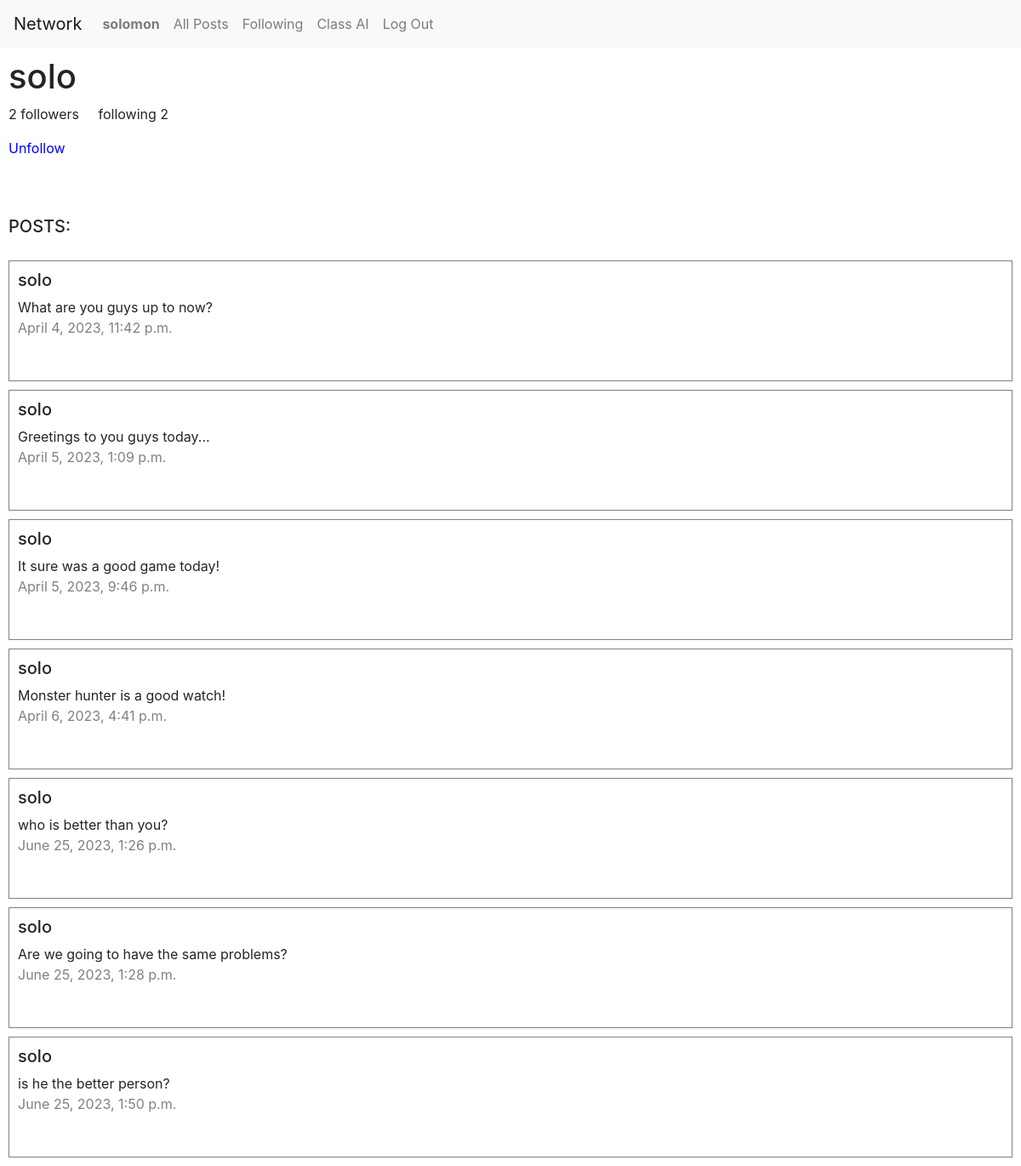
The app's page /unfollow/1/ (signed in) with its own data.
### network/models.py (models this page shows, shortened)
class User(AbstractUser):
    pass

class Post(models.Model):
    text = models.TextField(default='')
    user = models.ForeignKey(User, on_delete=models.CASCADE)
    created_at = models.DateTimeField(auto_now_add=True)

### network/views.py (the view)
# urls.py: path("unfollow/<int:id>/", views.unfollow, name="unfollow"),
def unfollow(request, id):
    try:
        if request.method == "POST":
            profile = User.objects.get(pk=id)
            follower = Follow.objects.filter(follower=request.user, following=profile)
            follower.delete()
            return JsonResponse({'success': True})
        else:
            profile = User.objects.get(pk=id)
            posts = Post.objects.all().filter(user=profile)
            followings = Follow.objects.all().filter(follower=request.user, following=profile).exists()
            followers = Follow.objects.all().filter(following=profile)
            following = Follow.objects.all().filter(follower=profile)
            return render(request, "network/profile.html", {"posts":posts, "profile":profile, "followings":followings, "followers":followers.count(), "following":following.count()})
    except Exception as e:
        return JsonResponse({'success': False, 'error': str(e)})

### network/templates/network/profile.html (shortened to what this page needs)
{% extends "network/layout.html" %}
{% load static %}
{% block body %}
<div id="heading-align">
    <h1>{{profile}}</h1>
    {% if user.is_authenticated %}
        <p> {{followers}} followers &nbsp;&nbsp;&nbsp; following {{following}}</p>
        {% if profile.username != user.username %}
        <div id="unfollow-div">
            <form action="{% url 'unfollow' profile.pk %}" method="post" id="unfollow">
                <input type="submit" value="Unfollow" id="unfollow-id-btn" class="follow-btn">
            </form>
        </div>
        {% endif %}
    {% endif %}
</div><br><br>
<div id="heading-align"><h5>POSTS:</h5></div>
    {% for post in posts %}
    <div id="new-posts">
        <h5>{{post.user}}</h5>
        {{post.text}}
        <p class="date">{{post.created_at}}</p><br>
    </div>
    {% endfor %}
{% endblock %}

### network/templates/network/layout.html (shortened to what this page needs)
{% load static %}
<!DOCTYPE html>
<html lang="en">
    <head>
        <link rel="stylesheet" href="https://stackpath.bootstrapcdn.com/bootstrap/4.4.1/css/bootstrap.min.css">
        <link href="{% static 'network/styles.css' %}" rel="stylesheet">
    </head>
    <body>
        <nav class="navbar navbar-expand-lg navbar-light bg-light">
            <a class="navbar-brand" href="#">Network</a>
            <div>
              <ul class="navbar-nav mr-auto">
                {% if user.is_authenticated %}
                    <li class="nav-item">
                        <a class="nav-link" href="{% url 'profile' user.pk %}"><strong>{{ user.username }}</strong></a>
                    </li>
                {% endif %}
                <li class="nav-item">
                  <a class="nav-link" href="{% url 'index' %}">All Posts</a>
                </li>
                {% if user.is_authenticated %}
                    <li class="nav-item">
                        <a class="nav-link" href="{% url 'following' %}">Following</a>
                    </li>
                    <li class="nav-item">
                        <a class="nav-link" href="{% url 'class_ai' %}">Class AI</a>
                    </li>
                    <li class="nav-item">
                        <a class="nav-link" href="{% url 'logout' %}">Log Out</a>
                    </li>
                {% endif %}
              </ul>
            </div>
          </nav>
        <div class="body">
            {% block body %}
            {% endblock %}
        </div>
    </body>
</html>

### network/static/network/styles.css (style rules this page uses)
#new-posts { padding :10px; margin: 10px; border: 1px solid grey; }
.date { color: grey; }
#heading-align { padding: 10px; }
.follow-btn { background-color: transparent; border: none; color: blue; cursor: pointer; padding: 0; font-size: inherit; }

### records on screen
User: username "solomon"
User: username "solo"
Post: user "solo", text "What are you guys up to now?", created_at "April 4, 2023, 11:42 p.m."
Post: user "solo", text "Greetings to you guys today...", created_at "April 5, 2023, 1:09 p.m."
Post: user "solo", text "It sure was a good game today!", created_at "April 5, 2023, 9:46 p.m."
Post: user "solo", text "Monster hunter is a good watch!", created_at "April 6, 2023, 4:41 p.m."
Post: user "solo", text "who is better than you?", created_at "June 25, 2023, 1:26 p.m."
Post: user "solo", text "Are we going to have the same problems?", created_at "June 25, 2023, 1:28 p.m."
Post: user "solo", text "is he the better person?", created_at "June 25, 2023, 1:50 p.m."

### other values on screen
{{ followers }} "2"
{{ following }} "2"
